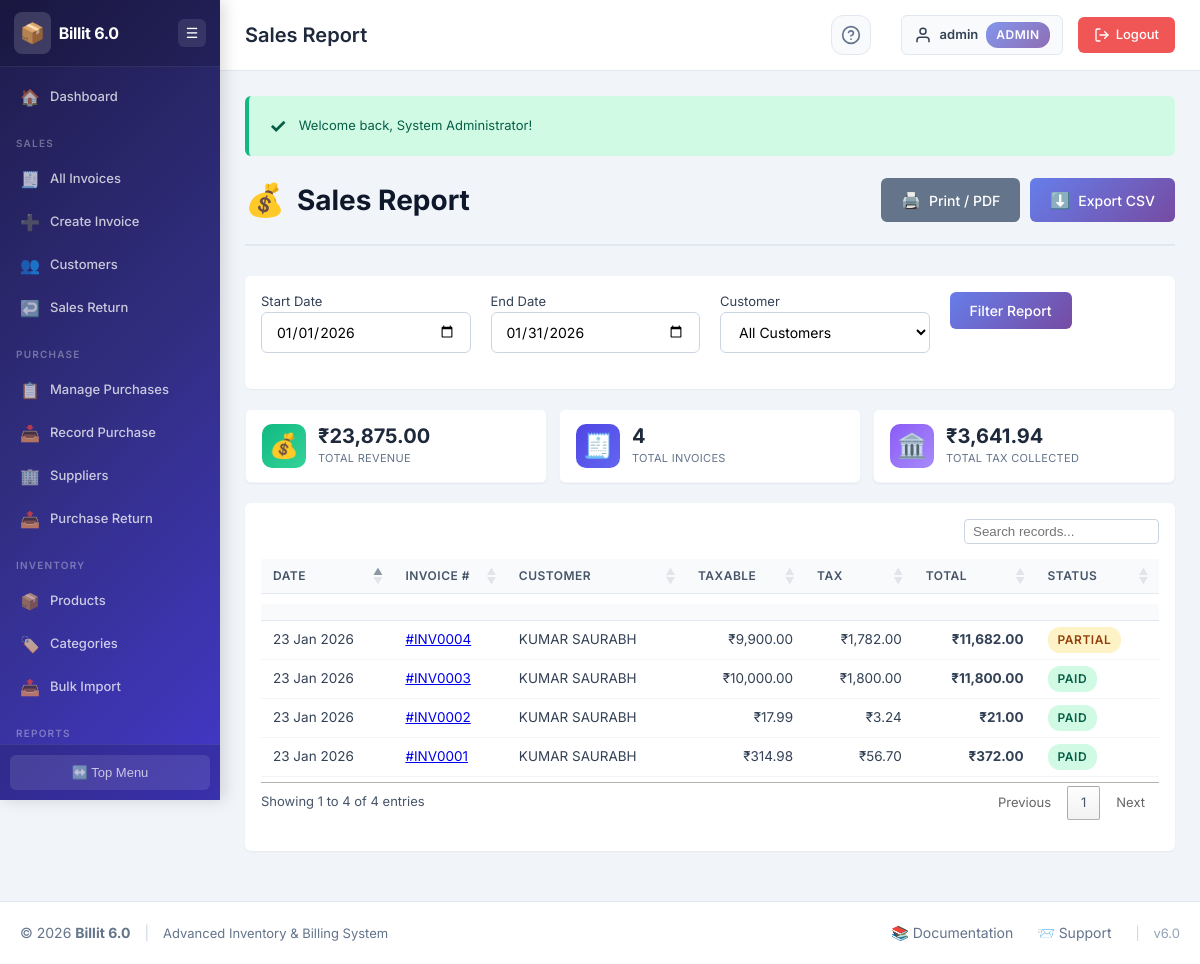
/reports/sales_report.php (signed in), run on an earlier commit of the app's database.
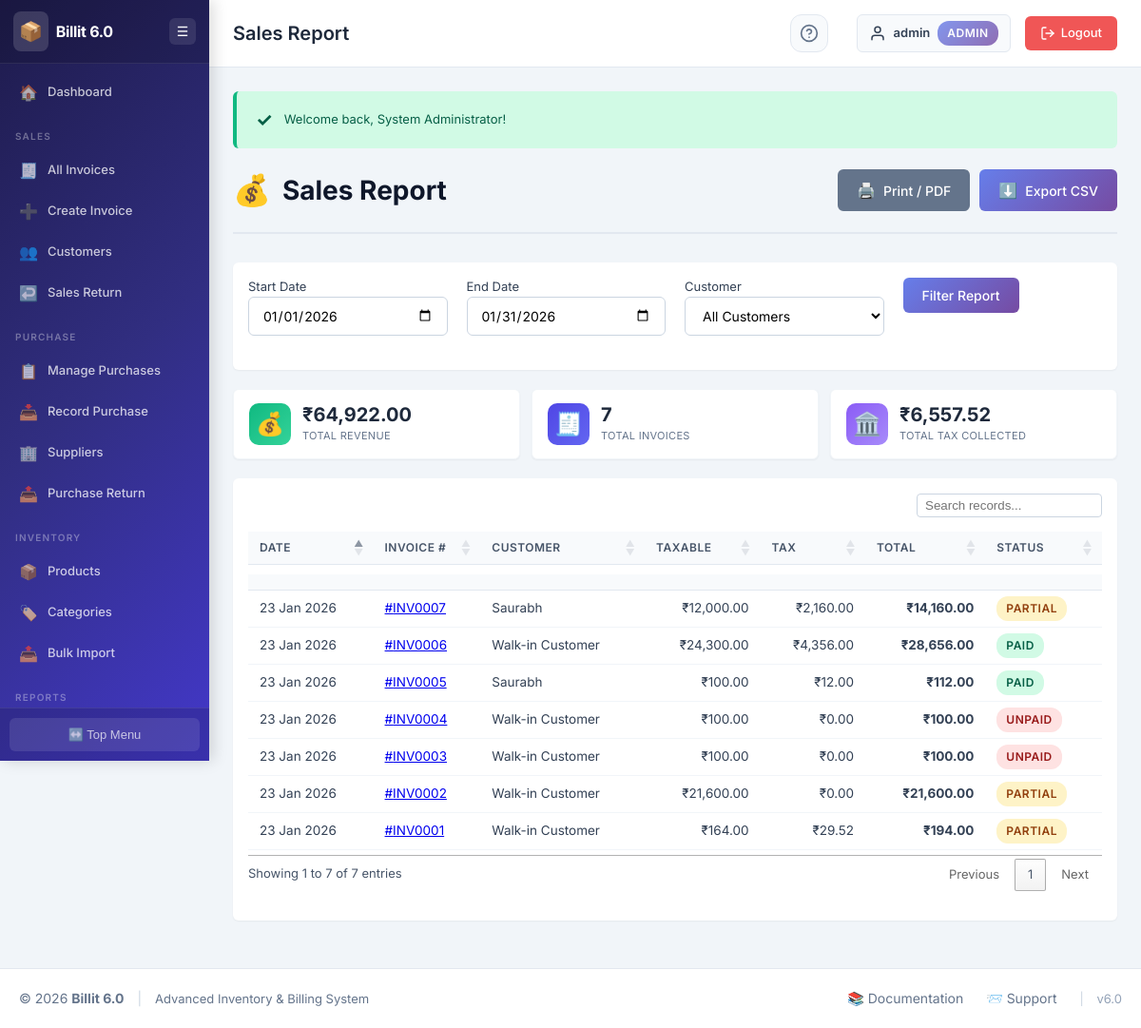
And on a later commit of the database.
### tables this page shows
CREATE TABLE `invoices` (
  `invoice_id` int(11) NOT NULL,
  `invoice_number` varchar(50) NOT NULL,
  `invoice_date` date NOT NULL,
  `customer_id` int(11) NOT NULL,
  `customer_name` varchar(200) NOT NULL,
  `customer_gstin` varchar(15) DEFAULT NULL,
  `customer_address` text DEFAULT NULL,
  `customer_state_code` varchar(2) DEFAULT NULL,
  `subtotal` decimal(10,2) NOT NULL DEFAULT 0.00,
  `discount_type` enum('percentage','amount') DEFAULT 'percentage',
  `discount_value` decimal(10,2) DEFAULT 0.00,
  `discount_amount` decimal(10,2) DEFAULT 0.00,
  `taxable_amount` decimal(10,2) NOT NULL DEFAULT 0.00,
  `cgst_amount` decimal(10,2) DEFAULT 0.00,
  `sgst_amount` decimal(10,2) DEFAULT 0.00,
  `igst_amount` decimal(10,2) DEFAULT 0.00,
  `total_tax` decimal(10,2) DEFAULT 0.00,
  `round_off` decimal(10,2) DEFAULT 0.00,
  `total_amount` decimal(10,2) NOT NULL DEFAULT 0.00,
  `amount_paid` decimal(10,2) DEFAULT 0.00,
  `amount_due` decimal(10,2) DEFAULT 0.00,
  `payment_status` enum('unpaid','partial','paid') NOT NULL DEFAULT 'unpaid',
  `invoice_status` enum('draft','finalized','cancelled') NOT NULL DEFAULT 'draft',
  `notes` text DEFAULT NULL,
  `terms_conditions` text DEFAULT NULL,
  `created_by` int(11) DEFAULT NULL,
  `created_at` timestamp NOT NULL DEFAULT current_timestamp(),
  `updated_at` timestamp NOT NULL DEFAULT current_timestamp() ON UPDATE current_timestamp()
);

### includes/functions.php (called while the page is built, shortened)
<?php
function db_query($connection, $query) {
    $result = mysqli_query($connection, $query);
    return $result;
}
function db_fetch_all($connection, $query) {
    $result = db_query($connection, $query);
    $rows = array();
    if ($result) {
        while ($row = mysqli_fetch_assoc($result)) {
            $rows[] = $row;
        }
    }
    return $rows;
}
function escape_html($string) {
    return htmlspecialchars($string, ENT_QUOTES, 'UTF-8');
}
?>

### reports/sales_report.php (the view, shortened to what the changed rows need)
<?php
require_once '../config/config.php';
require_once '../includes/functions.php';
require_once '../includes/header.php';
$start_date = isset($_GET['start_date']) ? $_GET['start_date'] : date('Y-m-01');
$end_date = isset($_GET['end_date']) ? $_GET['end_date'] : date('Y-m-t');
$query = "SELECT * FROM invoices WHERE invoice_date BETWEEN '$start_date' AND '$end_date'";
$query .= " ORDER BY invoice_date DESC";
$invoices = db_fetch_all($connection, $query);
$total_revenue = 0;
$total_tax = 0;
foreach ($invoices as $inv) {
    $total_revenue += $inv['total_amount'];
    $total_tax += $inv['total_tax'];
}
?>
<div class="page-header">
    <div>
        <h2 class="page-title">
            <span class="page-icon">💰</span>
            Sales Report
        </h2>
    </div>
</div>
<div class="stats-grid">
    <div class="stat-card stat-card-green">
        <div class="stat-content">
            <div class="stat-value">₹<?php echo number_format($total_revenue, 2); ?></div>
            <div class="stat-label">Total Revenue</div>
        </div>
    </div>
    <div class="stat-card stat-card-blue">
        <div class="stat-content">
            <div class="stat-value"><?php echo count($invoices); ?></div>
            <div class="stat-label">Total Invoices</div>
        </div>
    </div>
    <div class="stat-card stat-card-purple">
        <div class="stat-content">
            <div class="stat-value">₹<?php echo number_format($total_tax, 2); ?></div>
            <div class="stat-label">Total Tax Collected</div>
        </div>
    </div>
</div>
<div class="card">
    <div class="card-body">
        <div class="table-responsive">
            <table class="data-table">
                <thead>
                    <tr>
                        <th>Date</th>
                        <th>Invoice #</th>
                        <th>Customer</th>
                        <th class="text-right">Taxable</th>
                        <th class="text-right">Tax</th>
                        <th class="text-right">Total</th>
                        <th>Status</th>
                    </tr>
                </thead>
                <tbody>
                    <?php if (count($invoices) > 0): ?>
                        <?php foreach ($invoices as $inv): ?>
                            <tr>
                                <td><?php echo date('d M Y', strtotime($inv['invoice_date'])); ?></td>
                                <td><a href="../invoices/view_invoice.php?id=<?php echo $inv['invoice_id']; ?>">#<?php echo $inv['invoice_number']; ?></a></td>
                                <td><?php echo escape_html($inv['customer_name']); ?></td>
                                <td class="text-right">₹<?php echo number_format($inv['taxable_amount'], 2); ?></td>
                                <td class="text-right">₹<?php echo number_format($inv['total_tax'], 2); ?></td>
                                <td class="text-right"><strong>₹<?php echo number_format($inv['total_amount'], 2); ?></strong></td>
                                <td>
                                    <span class="badge badge-<?php echo $inv['payment_status'] == 'paid' ? 'success' : ($inv['payment_status'] == 'partial' ? 'warning' : 'danger'); ?>">
                                        <?php echo ucfirst($inv['payment_status']); ?>
                                    </span>
                                </td>
                            </tr>
                        <?php endforeach; ?>
                    <?php else: ?>
                        <tr><td colspan="7" class="text-center">No records found.</td></tr>
                    <?php endif; ?>
                </tbody>
            </table>
        </div>
    </div>
</div>
<?php require_once '../includes/footer.php'; ?>

What changed in the data, as far as the page shows it:
added invoices: invoice_date "23 Jan 2026", invoice_number "INV0007", customer_name "Saurabh", taxable_amount "12,000.00", total_tax "2,160.00", total_amount "14,160.00", payment_status "PARTIAL"
added invoices: invoice_date "23 Jan 2026", invoice_number "INV0006", customer_name "Walk-in Customer", taxable_amount "24,300.00", total_tax "4,356.00", total_amount "28,656.00", payment_status "PAID"
added invoices: invoice_date "23 Jan 2026", invoice_number "INV0005", customer_name "Saurabh", taxable_amount "100.00", total_tax "12.00", total_amount "112.00", payment_status "PAID"
changed invoices "INV0004": customer_name "KUMAR SAURABH" → "Walk-in Customer"; taxable_amount "9,900.00" → "100.00"; total_tax "1,782.00" → "0.00"; total_amount "11,682.00" → "100.00"; payment_status "PARTIAL" → "UNPAID"
changed invoices "INV0003": customer_name "KUMAR SAURABH" → "Walk-in Customer"; taxable_amount "10,000.00" → "100.00"; total_tax "1,800.00" → "0.00"; total_amount "11,800.00" → "100.00"; payment_status "PAID" → "UNPAID"
changed invoices "INV0002": customer_name "KUMAR SAURABH" → "Walk-in Customer"; taxable_amount "17.99" → "21,600.00"; total_tax "3.24" → "0.00"; total_amount "21.00" → "21,600.00"; payment_status "PAID" → "PARTIAL"
changed invoices "INV0001": customer_name "KUMAR SAURABH" → "Walk-in Customer"; taxable_amount "314.98" → "164.00"; total_tax "56.70" → "29.52"; total_amount "372.00" → "194.00"; payment_status "PAID" → "PARTIAL"
Also different on the page:
$total_revenue: "23,875.00" → "64,922.00"
count($invoices): "4" → "7"
$total_tax: "3,641.94" → "6,557.52"
text written by a page script: "Showing 1 to 4 of 4 entries Previous 1 Next" → "Showing 1 to 7 of 7 entries Previous 1 Next"
